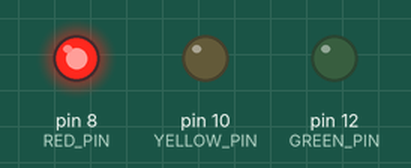
A sketch run on a simulated Arduino Uno, built with avr-gcc and run on an emulated ATmega328P. On the bench: output pins drawn as LEDs (lit = HIGH).

Above: at 1.5 s.
At 3.5 s:
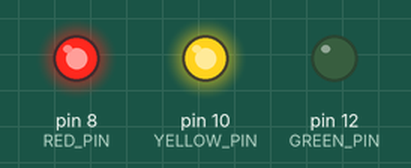
At 5.5 s:
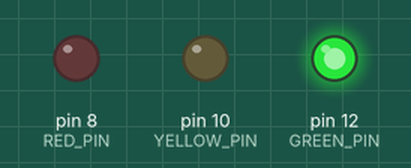
At 8.2 s:
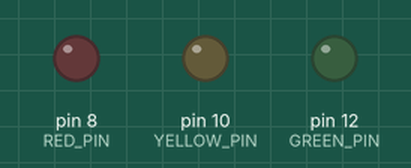
At 10.5 s:
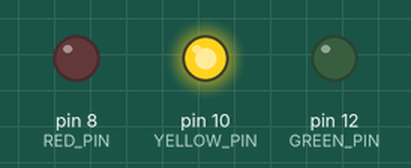
Timing chart, 0 to 14.3 s (numbered marks = the images above):
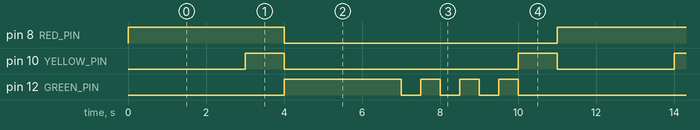

The sketch:

s1.4_traffic_light.ino
```cpp
#define RED_PIN 8
#define YELLOW_PIN 10
#define GREEN_PIN 12

int red_on = 3000;
int red_yellow_on = 1000;
int green_on = 3000;
int green_blink = 500;
int yellow_on = 1000;

void setup() {
  //puertos a los que se conectan los LED - salidas
  pinMode(RED_PIN, OUTPUT);
  pinMode(YELLOW_PIN, OUTPUT);
  pinMode(GREEN_PIN, OUTPUT);

}

void loop() {
  //encienda la tensión en la salida RED_PIN (el rojo está conectado allí)
  digitalWrite(RED_PIN, HIGH);
  //esperando hasta que se encienda el rojo
  delay(red_on);
  //encienda el voltaje en la salida YELLOW_PIN (amarillo)
  digitalWrite(YELLOW_PIN, HIGH);
  delay(red_yellow_on);

  //desactivar RED_PIN y YELLOW_PIN, activar GREEN_PIN (verde)
  digitalWrite(RED_PIN, LOW);
  digitalWrite(YELLOW_PIN, LOW);
  digitalWrite(GREEN_PIN, HIGH);
  delay(green_on);
  digitalWrite(GREEN_PIN, LOW);

  // enciende y apaga el verde tres veces con un ciclo
  // que tiene un contador i que cambia de acuerdo con la regla especificada: en cada iteración aumenta en 1
  // el ciclo se ejecutará hasta que la condición especificada sea verdadera (aquí: i <3)
  for(int i = 0; i < 3; i = i+1)
  {
    delay(green_blink);
    digitalWrite(GREEN_PIN, HIGH);
    delay(green_blink);
    digitalWrite(GREEN_PIN, LOW);
  }
    //amarillo solo
    digitalWrite(YELLOW_PIN, HIGH);
    delay(yellow_on);
    digitalWrite(YELLOW_PIN, LOW);

}
```

Measured:
- by itself, pin 8 (RED_PIN): alternates HIGH for 4.0 s and LOW for 7.0 s
- by itself, pin 10 (YELLOW_PIN): repeats every 11.0 s: LOW 6.0 s, HIGH 1.0 s, LOW 3.0 s, HIGH 1.0 s
- by itself, pin 12 (GREEN_PIN): repeats every 11.0 s: 3 × (LOW 0.50 s, HIGH 0.50 s), LOW 5.0 s, HIGH 3.0 s
